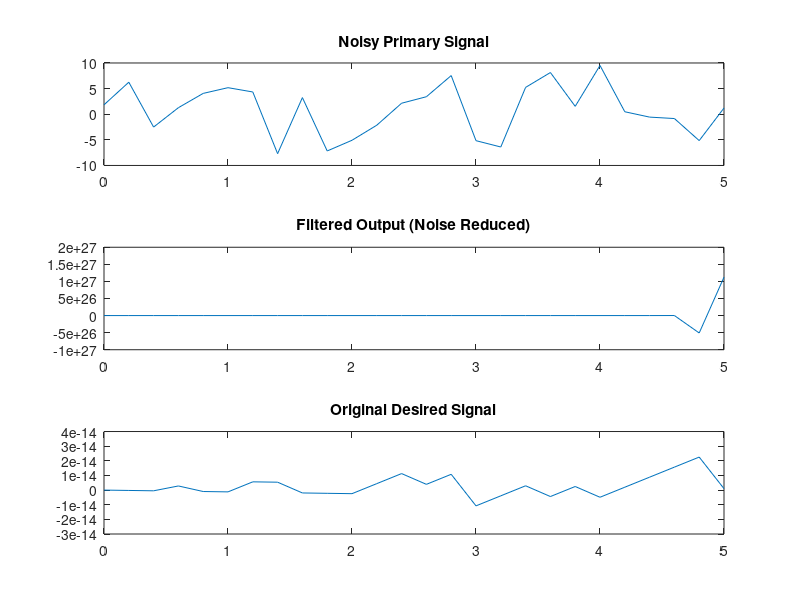

The MATLAB script that drew this image: (Note: this script raises an error after producing the figure.)
fs = input('Enter sampling frequency (Hz): ')  % Sampling Frequency
duration = input('Enter signal duration (seconds): ');  % Duration of signal
freq = input('Enter frequency of desired signal (Hz): ');  % Desired signal frequency
noise_level = input('Enter noise amplitude (0-1): ');  % Noise level
M = input('Enter number of filter taps (M): ');  % Adaptive filter taps
mu = input('Enter learning rate (mu): ');  % Learning rate

% Time Vector
t = 0:1/fs:duration;  

% Generate Signals
desired_signal = sin(2 * pi * freq * t);  
noise = noise_level * randn(size(t));  
primary_signal = desired_signal + noise;  
reference_signal = [zeros(1, 10), noise(1:end-10)];  

% LMS Adaptive Filtering
N = length(primary_signal);
W = zeros(M, 1);
error_signal = zeros(1, N);

for n = M:N
    x = reference_signal(n:-1:n-M+1)';  
    y = W' * x;  
    error_signal(n) = primary_signal(n) - y;  
    W = W + mu * x * error_signal(n);  
end

% Plot Results
figure;
subplot(3,1,1); 
plot(t, primary_signal); 
title('Noisy Primary Signal');
subplot(3,1,2); 
plot(t, error_signal); 
title('Filtered Output (Noise Reduced)');
subplot(3,1,3); 
plot(t, desired_signal); 
title('Original Desired Signal');
sgtitle('Adaptive Noise Cancellation using LMS Algorithm');
